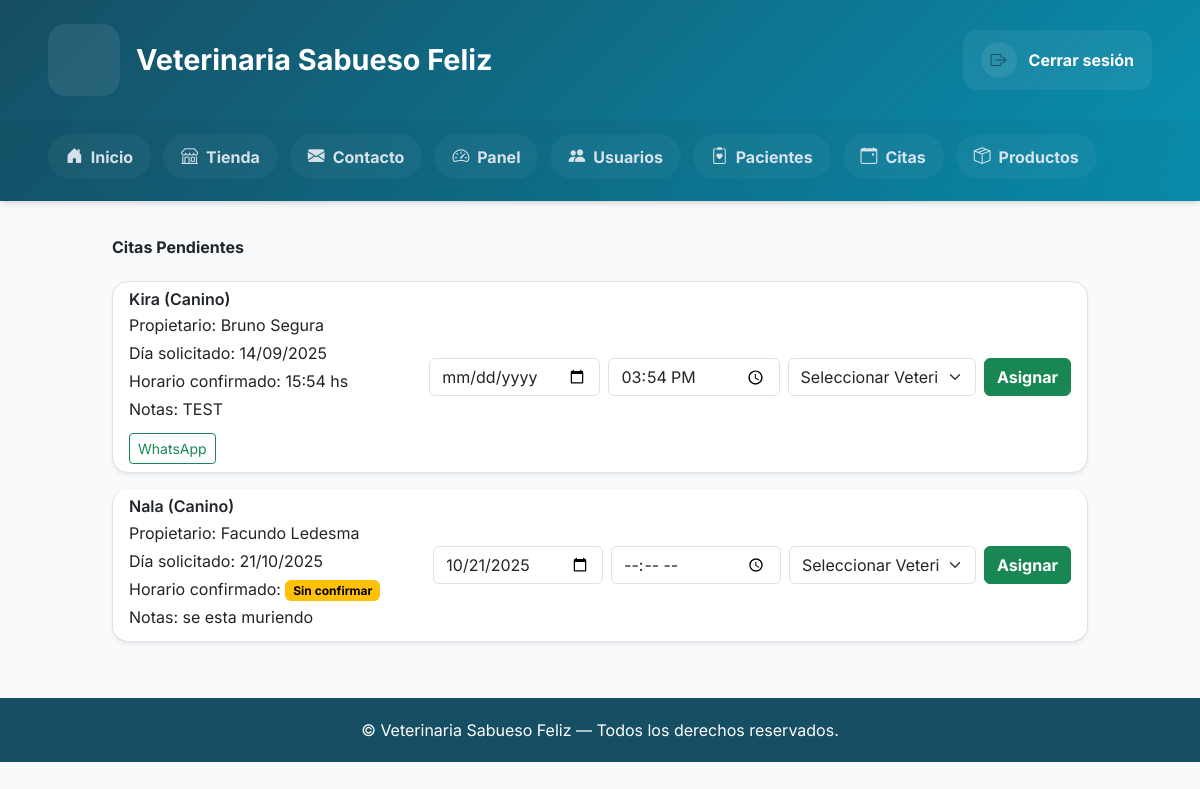
Before: /administrador/citas/pendientes/ (signed in) with the older database file.
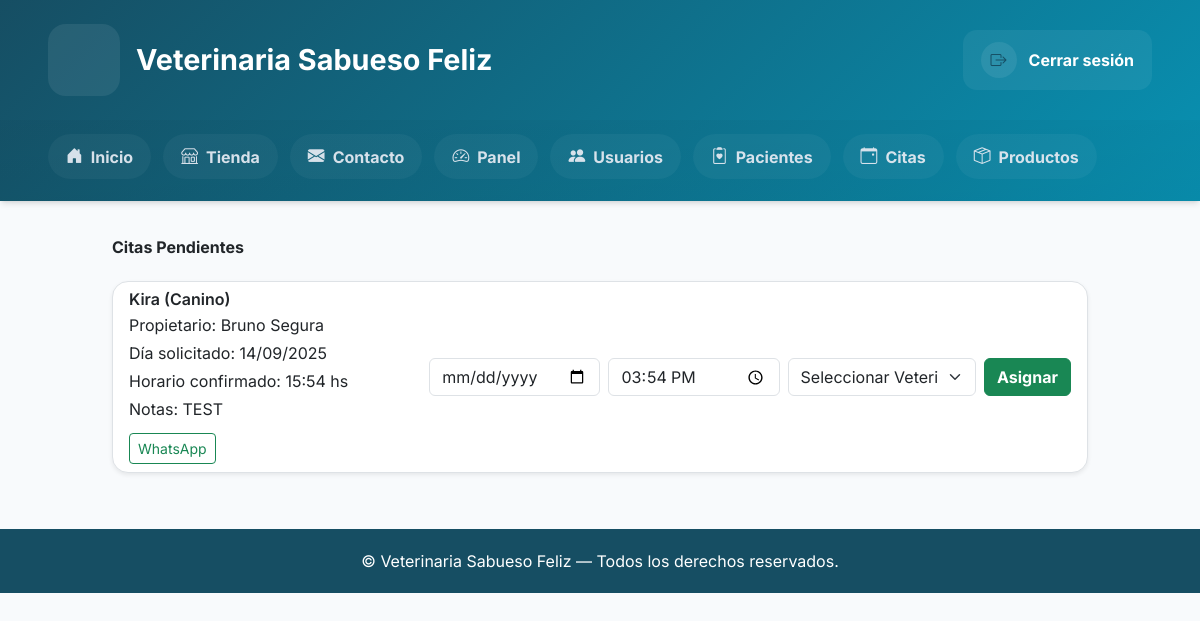
After: the same page with the newer database file.
### Core/models.py (models this page shows, shortened)
class Cita(models.Model):
    ESTADOS = (
        ("pendiente", "Pendiente"),
        ("programada", "Programada"),
        ("atendida", "Atendida"),
        ("cancelada", "Cancelada"),
    )
    TIPOS = (
        ("consulta", "Consulta"),
        ("vacunacion", "Vacunación"),
        ("cirugia", "Cirugía"),
    )
    paciente = models.ForeignKey(Paciente, on_delete=models.CASCADE)
    veterinario = models.ForeignKey(
        User,
        limit_choices_to={"rol": "VET"},
        on_delete=models.SET_NULL,
        null=True,
        blank=True,
    )
    fecha_solicitada = models.DateField(default=timezone.now)
    fecha_hora = models.DateTimeField(blank=True, null=True)
    duracion = models.IntegerField(default=30)  # duración en minutos
    tipo = models.CharField(max_length=50, choices=TIPOS, default="consulta")
    estado = models.CharField(max_length=20, choices=ESTADOS, default="pendiente")
    notas = models.TextField(blank=True)
    def telefono_contacto(self) -> str:
        propietario = self.paciente.propietario
        telefono = propietario.telefono or propietario.user.telefono or ""
        telefono = telefono.strip()
        if not telefono:
            return ""
        return "".join(ch for ch in telefono if ch.isdigit())
    def mensaje_whatsapp(self) -> str:
        propietario = self.paciente.propietario.user
        nombre = propietario.get_full_name() or propietario.username
        fecha = self.fecha_solicitada.strftime("%d/%m/%Y")
        return (
            f"Hola {nombre}, te saludamos de Sabueso Feliz. "
            f"¿Podemos coordinar el horario para la cita de {self.paciente.nombre} del {fecha}?"
        )

class Paciente(models.Model):
    nombre = models.CharField(max_length=100)
    especie = models.CharField(max_length=50)
    raza = models.CharField(max_length=50, blank=True)
    sexo = models.CharField(max_length=10)
    fecha_nacimiento = models.DateField()
    propietario = models.ForeignKey(Propietario, on_delete=models.CASCADE)
    vacunas = models.TextField(blank=True)
    alergias = models.TextField(blank=True)
    foto = models.ImageField(upload_to="pacientes/", blank=True, null=True)

class Propietario(models.Model):
    user = models.OneToOneField(User, on_delete=models.CASCADE)
    telefono = models.CharField(max_length=20, blank=True)
    direccion = models.CharField(max_length=200, blank=True)
    ciudad = models.CharField(max_length=100, blank=True)
    notas = models.TextField(blank=True)

class User(AbstractUser):
    ROLES = (
        ("ADMIN", "Administrador"),
        ("VET", "Veterinario"),
        ("ADMIN_OP", "Administrativo"),
        ("OWNER", "Propietario"),
    )
    rol = models.CharField(max_length=20, choices=ROLES)
    telefono = models.CharField(max_length=20, blank=True)
    direccion = models.CharField(max_length=200, blank=True)
    activo = models.BooleanField(default=True)
    avatar = models.ImageField(upload_to="avatars/", blank=True, null=True)
    especialidad = models.CharField(max_length=100, blank=True)  # para veterinarios

### Core/views.py (the view, shortened to what this page needs)
# urls.py: path('administrador/citas/pendientes/', views.asignar_veterinario_citas, name='asignar_veterinario_citas'),
@login_required
def asignar_veterinario_citas(request):
    if request.user.rol not in {"ADMIN", "ADMIN_OP"}:
        messages.error(request, "No tienes permiso para gestionar estas citas.")
        return redirect("dashboard")
    veterinarios = _veterinarios_activos()
    citas_pendientes = (
        Cita.objects.select_related("paciente", "paciente__propietario__user")
        .filter(estado="pendiente")
        .order_by("fecha_solicitada", "fecha_hora")
    )
    return render(
        request,
        "core/asignar_veterinario_citas.html",
        {"citas_pendientes": citas_pendientes, "veterinarios": veterinarios},
    )

### Core/views.py (called while the page is built)
def _veterinarios_activos():
    return (
        User.objects.filter(rol="VET", activo=True, is_active=True)
        .order_by("first_name", "last_name", "username")
    )

### Core/templates/core/asignar_veterinario_citas.html (shortened to what this page needs)
{% extends "core/base.html" %}
{% block content %}
<div class="container mt-5 max-w-6xl">
    <h2 class="mb-4 fw-bold text-dark">Citas Pendientes</h2>
    {% if citas_pendientes %}
        <div class="list-group">
            {% for cita in citas_pendientes %}
            <div class="list-group-item mb-3 shadow-sm rounded-4">
                <div class="d-flex flex-column flex-lg-row justify-content-between gap-3">
                    <div class="flex-grow-1">
                        <h5 class="fw-semibold mb-1">{{ cita.paciente.nombre }} ({{ cita.paciente.especie }})</h5>
                        <p class="mb-1">Propietario: {{ cita.paciente.propietario.user.get_full_name }}</p>
                        <p class="mb-1">Día solicitado: {{ cita.fecha_solicitada|date:"d/m/Y" }}</p>
                        <p class="mb-1">Horario confirmado: {% if cita.fecha_hora %}{{ cita.fecha_hora|date:"H:i" }} hs{% else %}<span class="badge text-bg-warning">Sin confirmar</span>{% endif %}</p>
                        <p class="mb-1">Notas: {{ cita.notas|default:"-" }}</p>
                        {% with telefono=cita.telefono_contacto %}
                            {% if telefono %}
                                <a href="https://wa.me/{{ telefono }}?text={{ cita.mensaje_whatsapp|urlencode }}" target="_blank" class="btn btn-outline-success btn-sm mt-2">WhatsApp</a>
                            {% endif %}
                        {% endwith %}
                    </div>
                    <form method="POST" class="d-flex flex-column flex-md-row gap-2 align-items-md-center">
                        <div class="d-flex flex-column flex-md-row gap-2">
                            <input type="date" name="fecha" class="form-control" value="{{ cita.fecha_hora|date:'Y-m-d'|default:cita.fecha_solicitada|date:'Y-m-d' }}" required>
                            <input type="time" name="hora" class="form-control" value="{{ cita.fecha_hora|date:'H:i' }}" required>
                            <select name="veterinario" class="form-select" required>
                                <option value="" disabled selected>Seleccionar Veterinario</option>
                            </select>
                        </div>
                        <button type="submit" class="btn btn-success fw-bold mt-2 mt-md-0">Asignar</button>
                    </form>
                </div>
            </div>
            {% endfor %}
        </div>
    {% else %}
        <div class="alert alert-info text-center">
            No hay citas pendientes para asignar.
        </div>
    {% endif %}
</div>
{% endblock %}

Changed rows visible on the page:
no longer on this page (row edited): Cita: paciente.nombre "Nala", paciente.especie "Canino", paciente.propietario.user.get_full_name "Facundo Ledesma", fecha_solicitada "21/10/2025", shows "Sin confirmar", notas "se esta muriendo", fecha "10/21/2025"
